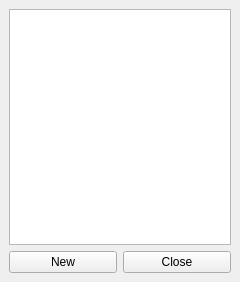
<?xml version="1.0" encoding="UTF-8"?>
<ui version="4.0">
 <class>MainWindow</class>
 <widget class="QMainWindow" name="MainWindow">
  <property name="windowModality">
   <enum>Qt::WindowModal</enum>
  </property>
  <property name="geometry">
   <rect>
    <x>0</x>
    <y>0</y>
    <width>240</width>
    <height>282</height>
   </rect>
  </property>
  <property name="windowTitle">
   <string>MainWindow</string>
  </property>
  <widget class="QWidget" name="centralwidget">
   <layout class="QVBoxLayout" name="verticalLayout">
    <item>
     <widget class="QListWidget" name="listWidget"/>
    </item>
    <item>
     <layout class="QHBoxLayout" name="horizontalLayout">
      <item>
       <widget class="QPushButton" name="newButton">
        <property name="text">
         <string>New</string>
        </property>
       </widget>
      </item>
      <item>
       <widget class="QPushButton" name="closeButton">
        <property name="text">
         <string>Close</string>
        </property>
       </widget>
      </item>
     </layout>
    </item>
   </layout>
  </widget>
 </widget>
 <resources/>
 <connections/>
</ui>
